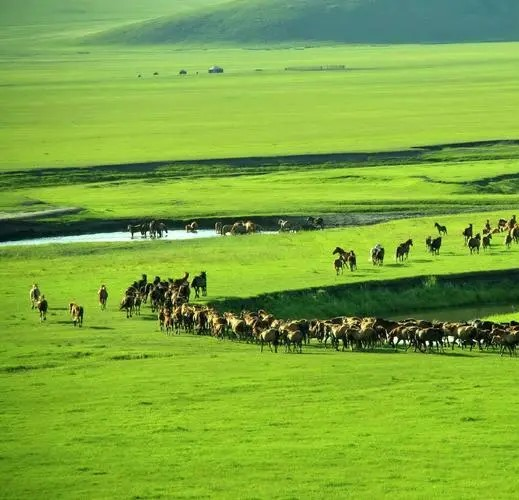
#> input picture 计算机视觉实践-练习1/image_code/1.jpg, 519 x 500 px
$ python -i image_Stitcher.py   (imports and definitions only)
#> lines starting #> are read from the running program, lines starting #| are printed output that depends on the picture
import numpy as np
import cv2
class image_Stitcher:
    # 开始定义拼接函数
    def stitch(self, images, ratio=0.75, reprojThresh=4.0, showMatches=False):#nfeatures，保留的最佳特性的数量。
        # 特征按其得分进行排序(以SIFT算法作为局部对比度进行测量)
        # 读取图像
        imageB, imageA = images #注意这里imageB对应图片1，imageA对应图片2，因为在之后的拼接时，是从A上覆盖B的
        # 通过函数detecAndDescribe来计算图片A与图片B的特征点和特征向量
        kpsA, featureA = self.detectAndDescribe(imageA)
        kpsB, featureB = self.detectAndDescribe(imageB)

        # 匹配两张图片的特征点
        M = self.matchKeypoints(kpsA, kpsB, featureA, featureB, ratio, reprojThresh) # 高斯输入层级， 如果图像分辨率较低，则可能需要减少数值
        # 没有匹配点，退出
        if not M:
            return None
        matches, H, status = M  # 对比度阈值用于过滤区域中的弱特征。阈值越大，检测器产生的特征越少
        # 将图片A进行视角变换 中间结果
        result = cv2.warpPerspective(imageA, H, (imageA.shape[1] + imageB.shape[1], imageA.shape[0]))
        # 将图片B传入]
        print('A B R', imageA.shape, imageB.shape, result.shape) #这里先输出一下A、B、R的尺寸，看看能否拼接，确定宽度是一样的
        result[0:imageB.shape[0], 0:imageB.shape[1]] = imageB #这最后一步比较就比较简单了，从以西代码可以看，已知举证 H，就可
        #以对图片 A 的位置进行相对变换，想象一下一个长是 A 和 B 两个图片长的画
        #布，现在通过 H 把 A 放在合适的位置（刚好可以重叠的区域的边界），那么
        #在把图像 B 也放在这个画布原本图像重叠的边界，如此图像拼接是不是就完成了。
        if showMatches:
            # 生成匹配图片
            vis = self.drawMatches(imageA, imageB, kpsA, kpsB, matches, status)
            # 返回结果
            return result, vis
        # self.cv_show('result', result)
        # 检测是否需要显示图片匹配
        return result

    # [53 lines left out: functions detectAndDescribe, matchKeypoints, cv_show, drawMatches, not called in this run]

>>> import cv2
>>> picture = cv2.imread('../1.jpg', cv2.IMREAD_GRAYSCALE)
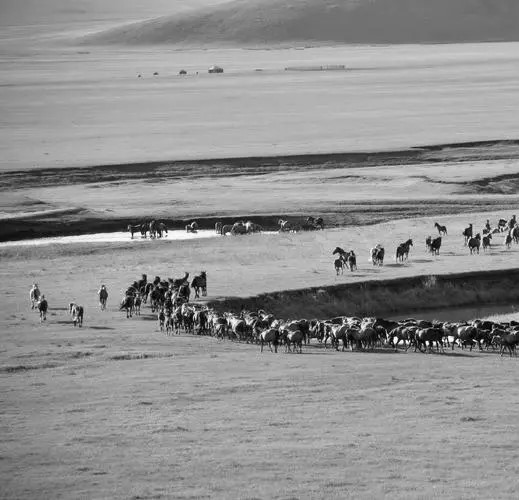
#> picture: shape (500, 519); min 0, max 255, mean 144
>>> result = image_Stitcher().stitch(picture)
#> (the run stopped early here; a loop or call above may not have finished)

$ run again, on 计算机视觉实践-练习1/image_code/11.jpg
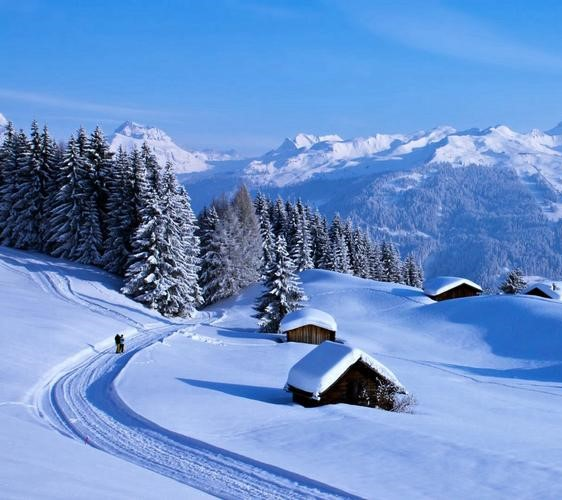
#> input picture 计算机视觉实践-练习1/image_code/11.jpg, 562 x 500 px
#> `picture = cv2.imread('../1.jpg', cv2.IMREAD_GRAYSCALE)`:
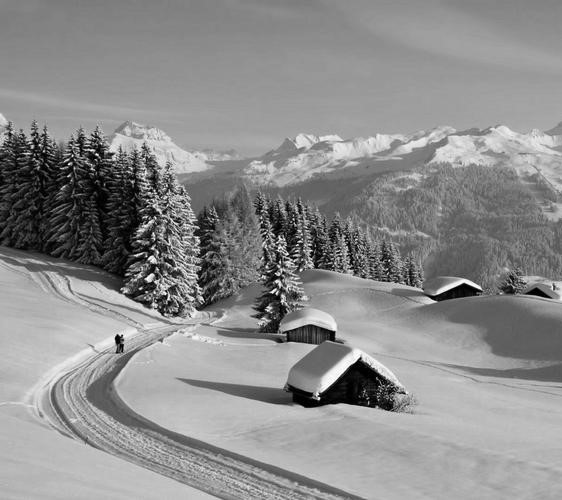
#> picture: shape (500, 562); min 0, max 255, mean 140.6

$ run again, on 计算机视觉实践-练习1/image_code/2.jpg
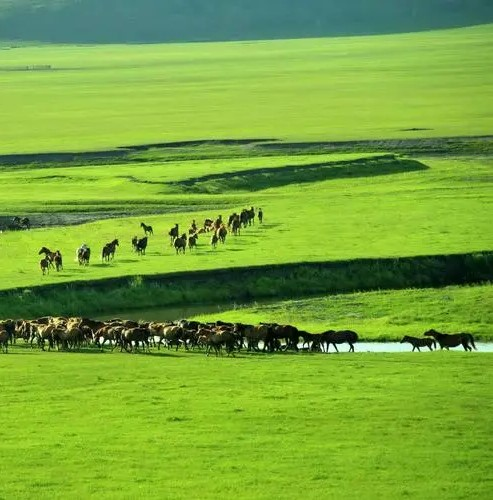
#> input picture 计算机视觉实践-练习1/image_code/2.jpg, 493 x 500 px
#> `picture = cv2.imread('../1.jpg', cv2.IMREAD_GRAYSCALE)`:
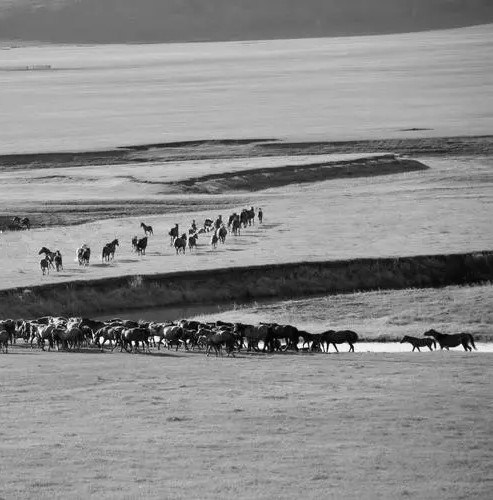
#> picture: shape (500, 493); min 0, max 255, mean 138.9

$ run again, on 计算机视觉实践-练习1/image_code/22.jpg
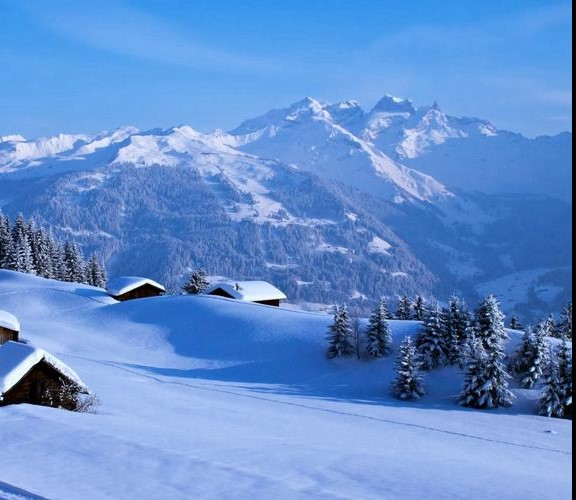
#> input picture 计算机视觉实践-练习1/image_code/22.jpg, 576 x 500 px
#> `picture = cv2.imread('../1.jpg', cv2.IMREAD_GRAYSCALE)`:
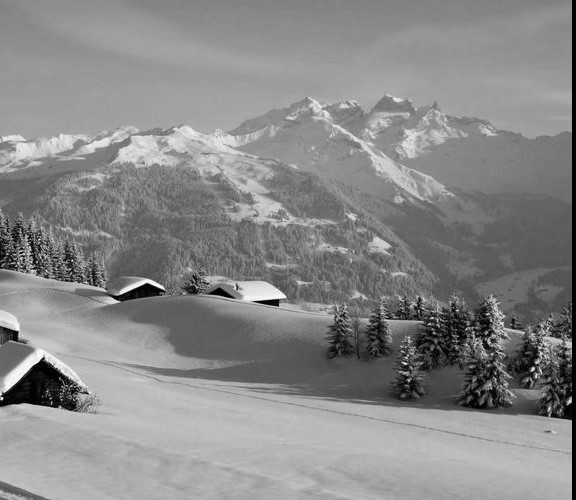
#> picture: shape (500, 576); min 0, max 255, mean 136.6
